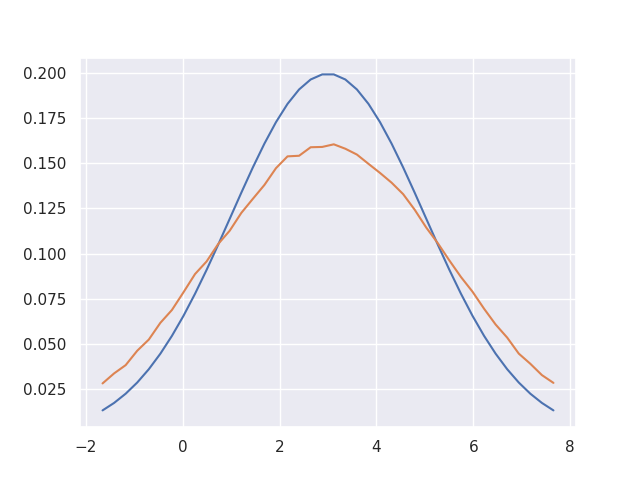

Python code for this plot:
import torch
import numpy as np
import ais
import matplotlib.pyplot as plt
from scipy.stats import norm
import ipdb
import seaborn as sns
sns.set()

class Generator(object):
    def __init__(self, input_dim, output_dim):
        self.input_dim = input_dim
        self.output_dim = output_dim

    def __call__(self, z):
        return z * 2 + 3

def kde_logpdf(x, mu, sigma):
    """
    Calculate the kde logpdf.
    :param x: Shape [num_samples*batch_size, output_dim]
    :param mu: Shape [num_samples*batch_size, output_dim]
    :param sigma: variance
    :return: [num_samples*batch_size]
    """
    # K(u) = 1/sqrt(2*pi) * exp(-0.5 * u^2)
    # p(x) = 1/nh * |sum over n, i|{K((x-xi)/h)}
    # logp(x) = -log(nh) + |sum over n, i|{-log(sqrt(2*pi) + 0.5*((mu-xi)/h)^2}
    # logp(x)[i] = -log(h) -n*log(sqrt(2*pi)) -log(sqrt(2*pi) + 0.5*((mu-xi)/h)^2
    # instead of summing it then taking the average of it, we simply keep things separately in a
    # matrix. log_mean_exp will run in the end of AIS method. and we will obtain a shape
    # [batch_size] instead of [batch_size*num_samples]
#     print(x.)
    d = (x.float() - mu.float())
    d =  d / sigma
    e = -0.5 * torch.pow(d, 2)
    
#     print(mu)
    z = (mu.size(1) *
        torch.log(sigma * np.sqrt(np.pi * 2.0))).float()
    # ipdb.set_trace()
    return e - z


generator = Generator(1, 1)

p = norm()

batch_size = 40
num_samples = 10000
x = np.linspace(norm.ppf(0.01, loc=3, scale=2), norm.ppf(0.99, loc=3, scale=2), batch_size)
p1 = norm.pdf(x, loc=3, scale=2)
x = torch.from_numpy(x)
model = ais.AIS(x, lambda x, z: kde_logpdf(x, generator(z), torch.ones(1)*1.5),
        {'input_dim': 1, 'output_dim': 1, 'batch_size': batch_size},
                  num_samples)

xx = np.reshape(x, [batch_size, 1])

schedule = ais.get_schedule(5, rad=4)

#print(schedule)
target = model.x[...,None,None].repeat(1, model.num_samples, 1).permute(1,0,2)
model.x = target.reshape( 
        model.num_samples * model.batch_size, model.dims['output_dim'])

p2 = model.ais(ais.standard_gaussian([num_samples*batch_size,1]).sample(),
                schedule)
plt.plot(x, p1)
# ipdb.set_trace()
plt.plot(x, np.exp(p2))
plt.savefig('test.png')
